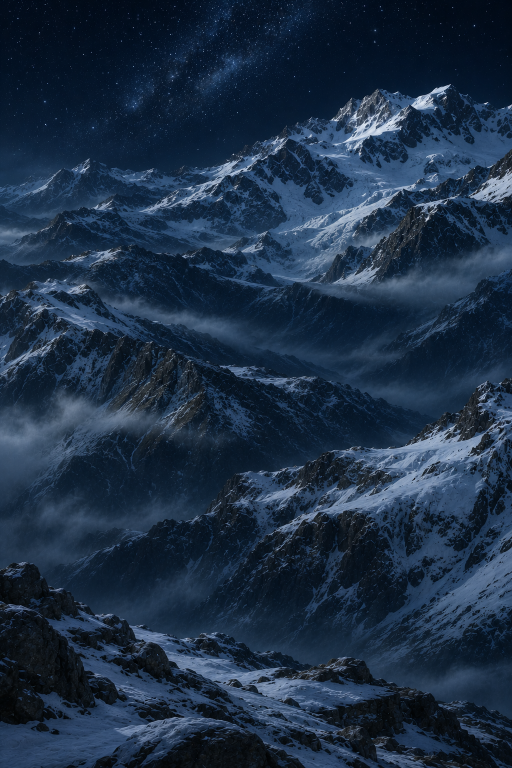
#> input picture bekin8/art/in/Moonlit Milky Way Over Alpine Peaks.png, 1024 x 1536 px (shown at 1/2 size)
$ python build_beacons.py 'in/Moonlit Milky Way Over Alpine Peaks.png'
#> lines starting #> are read from the running program, lines starting #| are printed output that depends on the picture; after the words box and inside, x2 and y2 are one past the last pixel; in counts of white or black regions, pixels touching at a corner belong together
# art/build_beacons.py
# Turns the painted source images in art/in/ into the app assets for THE BEACONS skin
# (assets/images/skins/beacons/) and writes components/scenes/beaconsArt.ts beside them.
#
#   python3 art/build_beacons.py            build everything
#   python3 art/build_beacons.py --mock     also write a phone-sized mock-up to art/mock-beacons.png
#
# What it does to each image:
#   background   fades the top edge to flat sky and the bottom edge to near-black, so the app can
#                extend both past the painting
#   huts, pyre   trims, cleans the cut-out fringe, grades them to night, then builds one sprite per
#                chain site (hut + pyre on one ground line) in two states: dark, and firelit (warm
#                light falling from the pyre, windows glowing). Farther sites are hazed.
#   main pyre    same grade, dark + firelit
import json
import os
import sys

from PIL import Image, ImageChops, ImageDraw, ImageFilter

ROOT = os.path.dirname(os.path.dirname(os.path.abspath(__file__)))
SRC = os.path.join(ROOT, "art", "in")
OUT = os.path.join(ROOT, "assets", "images", "skins", "beacons")
TS = os.path.join(ROOT, "components", "scenes", "beaconsArt.ts")

BG = "Moonlit Milky Way Over Alpine Peaks.png"
PYRE = "beacons-pyre.png"
# The painted "somebody home" version of hut 0 (same canvas, so it takes the same crop).
HUT0_LIT = "beacons-hut-lit.png"
MAIN = "beacons-main.png"
# file, window rects as fractions of the source image (x0, y0, x1, y1)
HUTS = [
    ("a_realistic_highly_detailed_isolated_png_transpar.png",
     [(0.181, 0.557, 0.210, 0.674), (0.462, 0.549, 0.508, 0.678), (0.733, 0.562, 0.768, 0.680)]),
    ("beacons-hut-02-steep-gable.png", []),
    ("beacons-hut-03-longhouse.png", [(0.381, 0.617, 0.453, 0.723), (0.771, 0.621, 0.826, 0.723)]),
    ("beacons-hut-04-hipped-roof.png", [(0.387, 0.556, 0.458, 0.651)]),
    ("beacons-hut-05-timber-stone.png", [(0.260, 0.557, 0.323, 0.609)]),
    ("beacons-hut-06-woodland-shelter.png", [(0.719, 0.581, 0.776, 0.660)]),
]

# The chain, nearest first: where each site stands ON THE PAINTING (u, v = fractions of the image,
# v at the ground line), how wide the whole site is drawn (fraction of the image width), which hut,
# and whether the site is mirrored (pyre on the left).
SITES = [
    # Every (u, v) below was read off the painting's ridge SKYLINES (a crest with sky or mist
    # behind it), so each site stands on top of something. Keep u within 0.2..0.8: the app crops
    # the painting's sides.
    {"u": 0.715, "v": 0.602, "w": 0.230, "hut": 0, "flip": False},  # near right snow plateau
    {"u": 0.285, "v": 0.448, "w": 0.150, "hut": 5, "flip": True},   # near left rock crest
    {"u": 0.680, "v": 0.363, "w": 0.125, "hut": 2, "flip": True},   # flat ground under the rocky ridge, right
    {"u": 0.250, "v": 0.227, "w": 0.100, "hut": 3, "flip": False},  # far skyline, left
    {"u": 0.616, "v": 0.207, "w": 0.082, "hut": 1, "flip": False},  # the high peak, top
]
# Where your own pyre stands on the painting's foreground rock.
LEDGE = {"u": 0.5, "v": 0.868}

NIGHT = (0.40, 0.48, 0.70)   # moonlit grade for anything standing in the scene
HAZE = (44, 62, 98)          # distance colour the far sites sink into
WARM = (1.00, 0.60, 0.26)    # firelight


def load_cut(name, erode=5):
    """A cut-out with the generator's coloured fringe eroded off the alpha edge (erode=0 keeps
    the original alpha: for painted sprites with fine detail such as pine needles)."""
    im = Image.open(os.path.join(SRC, name)).convert("RGBA")
    if erode:
        a = im.getchannel("A").point(lambda v: 255 if v > 200 else 0)
        a = a.filter(ImageFilter.MinFilter(erode)).filter(ImageFilter.GaussianBlur(1.2))
        im.putalpha(a)
    return im


# [48 lines left out: functions mul, radial, firelit, glow_windows, not called in this run]


def trim(im, *others):
    box = im.getchannel("A").point(lambda v: 255 if v > 8 else 0).getbbox()
    return [x.crop(box) for x in (im,) + others]


# [7 lines left out: function haze, not called in this run]


def save(im, name, q=86):
    os.makedirs(OUT, exist_ok=True)
    im.save(os.path.join(OUT, name), "WEBP", quality=q, method=6)


def build_bg():
    bg = Image.open(os.path.join(SRC, BG)).convert("RGB")
#> bg is the input picture: PIL image 1024x1536 RGB; mean R, G, B 29.1, 47.3, 69
    w, h = bg.size
#> w = 1024; h = 1536
    top = bg.crop((0, 0, w, 24)).resize((1, 1), Image.BOX).getpixel((0, 0))
#> top = (4, 16, 33)
    # top 7% -> flat sky, bottom 9% -> near-black
    mask = Image.new("L", (1, h), 0)
    mp = mask.load()
    for y in range(h):
        t = y / h
        mp[0, y] = int(255 * max(0.0, 1 - t / 0.07))
    bg = Image.composite(Image.new("RGB", bg.size, top), bg, mask.resize(bg.size))
    floor = (5, 8, 14)
    for y in range(h):
        t = y / h
        mp[0, y] = int(255 * max(0.0, (t - 0.91) / 0.09) ** 1.2)
    bg = Image.composite(Image.new("RGB", bg.size, floor), bg, mask.resize(bg.size))
    save(bg, "bg.webp", 84)
    return bg, top, floor


def build():
    bg, top, floor = build_bg()
#> top = (4, 16, 33); floor = (5, 8, 14)

    pyre_o = load_cut(PYRE)
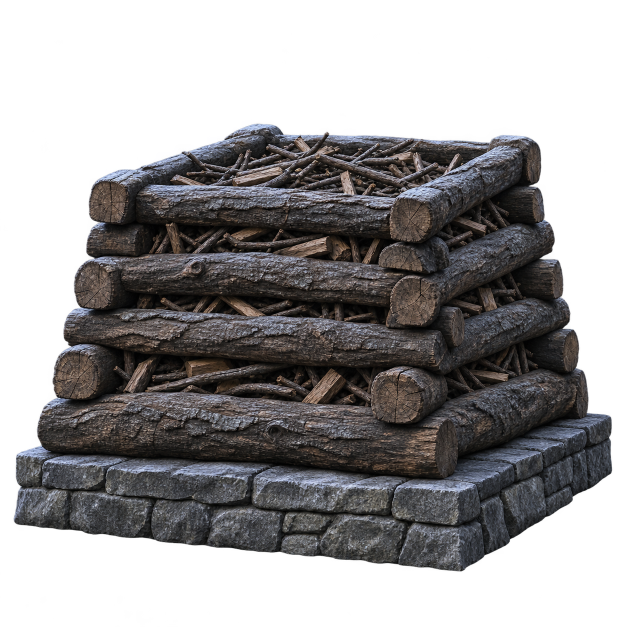
#> input picture bekin8/art/in/beacons-pyre.png, 1254 x 1254 px (shown at 1/2 size)
#> in load_cut, im is the input picture: PIL image 1254x1254 RGBA; mean R, G, B, A 36, 34.4, 35.3, 132.9
#> in load_cut, `a = im.getchannel("A").point(lambda v: 255 if v > 200 else 0)`:
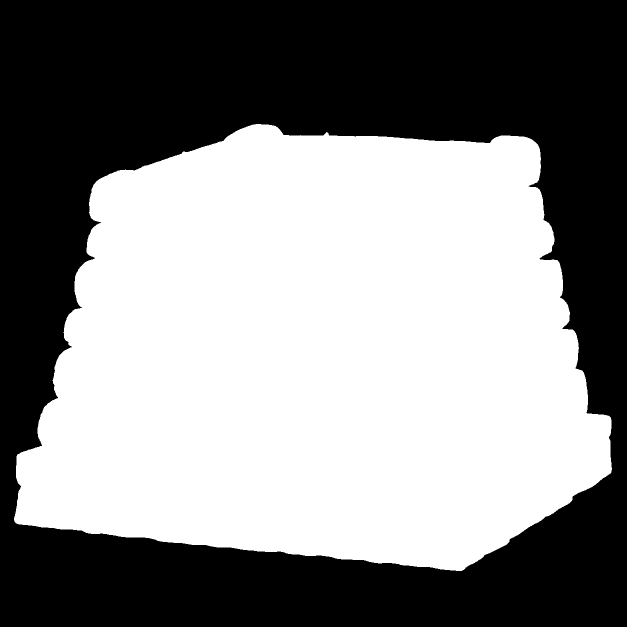
#> a: PIL image 1254x1254 L (shown at 1/2 size); 52.5% white; 1 black region, box (x1, y1, x2, y2) and area: (0, 0, 1254, 1254) 746636
    (pyre_o,) = trim(pyre_o)
#> in trim, `box = im.getchannel("A").point(lambda v: 255 if v > 8 else 0).getbbox()`: box = (28, 248, 1224, 1142)
    huts = []
    for name, rects in HUTS:
        full = load_cut(name)
#> call 2 of load_cut, with erode = 5
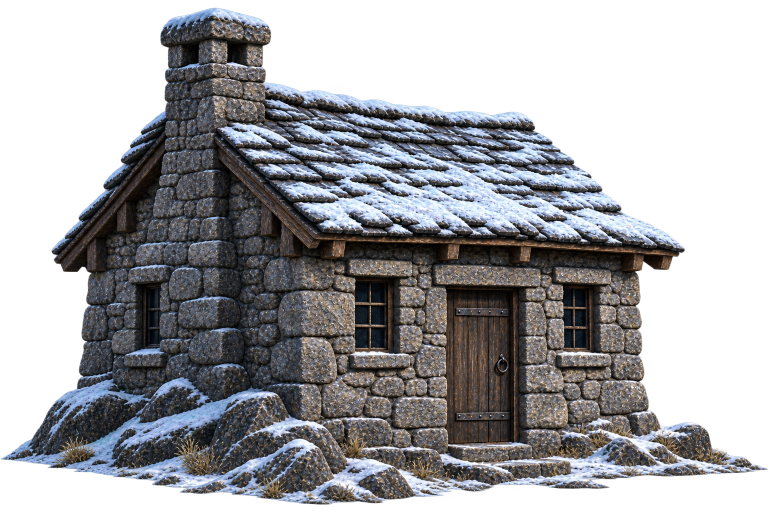
#> input picture bekin8/art/in/a_realistic_highly_detailed_isolated_png_transpar.png, 1536 x 1024 px (shown at 1/2 size)
#> in load_cut, im is the input picture: PIL image 1536x1024 RGBA; mean R, G, B, A 74.4, 76, 81.2, 143.6
#> in load_cut (call 2), `a = im.getchannel("A").point(lambda v: 255 if v > 200 else 0)`: a: PIL image 1536x1024 L; 56.7% white; 1 black region, box (x1, y1, x2, y2) and area: (0, 0, 1536, 1024) 681316
#> in load_cut (call 2), `a = a.filter(ImageFilter.MinFilter(erode)).filter(ImageFilter.Gaussian..`:
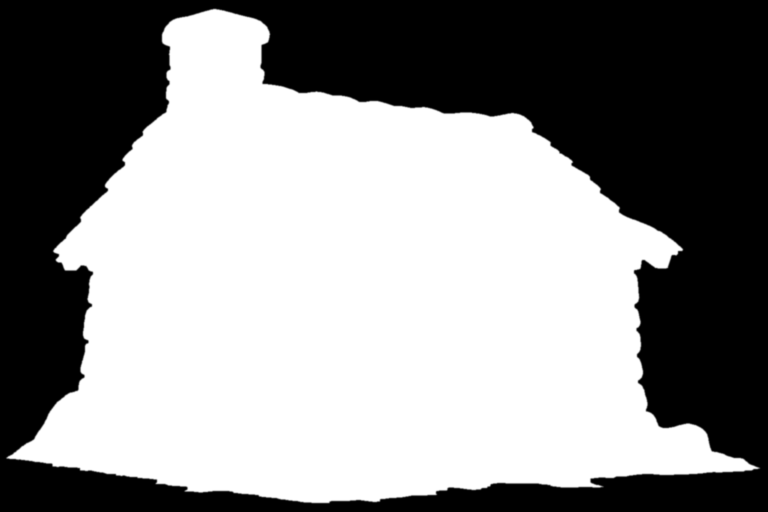
#> a: PIL image 1536x1024 L (shown at 1/2 size); min 0, max 255, mean 142.6
        lit_marks = Image.new("RGBA", full.size, (0, 0, 0, 0))
#> lit_marks: PIL image 1536x1024 RGBA; every value is 0
        box = full.getchannel("A").point(lambda v: 255 if v > 8 else 0).getbbox()
#> box = (11, 16, 1521, 1008)
        fw, fh = full.size
#> fw = 1536; fh = 1024
        cut = full.crop(box)
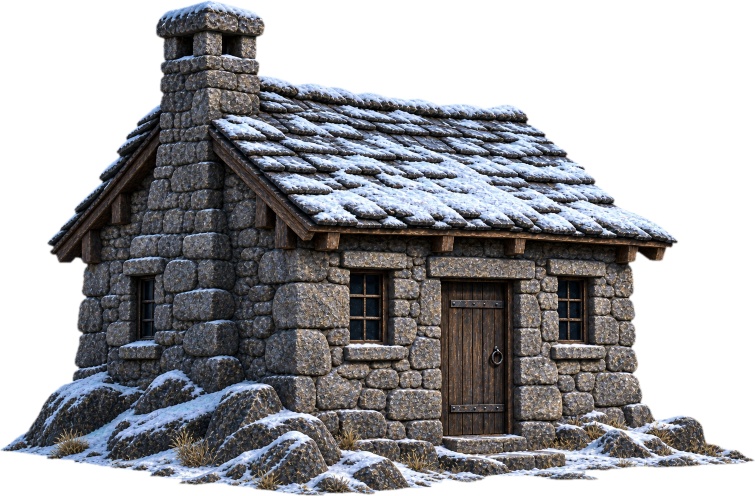
#> cut: PIL image 1510x992 RGBA (shown at 1/2 size); mean R, G, B, A 75.4, 77, 82.1, 149.7; transparent parts drawn white
        cw, ch = cut.size
#> cw = 1510; ch = 992
        rel = [((x0 * fw - box[0]) / cw, (y0 * fh - box[1]) / ch, (x1 * fw - box[0]) / cw, (y1 * fh - box[1]) / ch)
               for x0, y0, x1, y1 in rects]
#> rel = [(0.177, 0.559, 0.206, 0.68), (0.463, 0.551, 0.509, 0.684), (0.738, 0.564, 0.774, 0.686)]
        del lit_marks
        painted_lit = None
        if len(huts) == 0:
            # Same full-canvas crop as the dark hut, and the dark hut's silhouette, so the two
            # states register exactly (the edit shifted the outer bounds by a few pixels).
            pl = Image.open(os.path.join(SRC, HUT0_LIT)).convert("RGBA").resize(full.size, Image.LANCZOS)
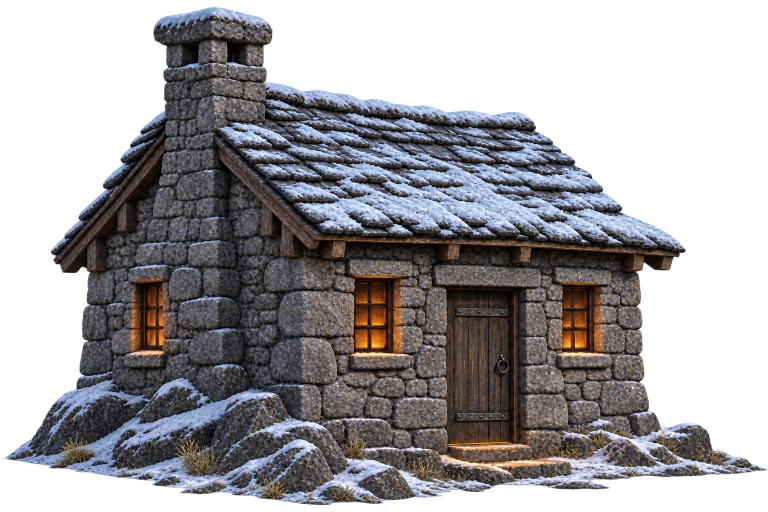
#> input picture bekin8/art/in/beacons-hut-lit.png, 1536 x 1024 px (shown at 1/2 size)
#> pl is the input picture: PIL image 1536x1024 RGBA; mean R, G, B, A 70.7, 69.8, 75.1, 144.6
            pl = pl.crop(box)
#> pl: PIL image 1510x992 RGBA
            pl.putalpha(ImageChops.darker(pl.getchannel("A"), cut.getchannel("A")))
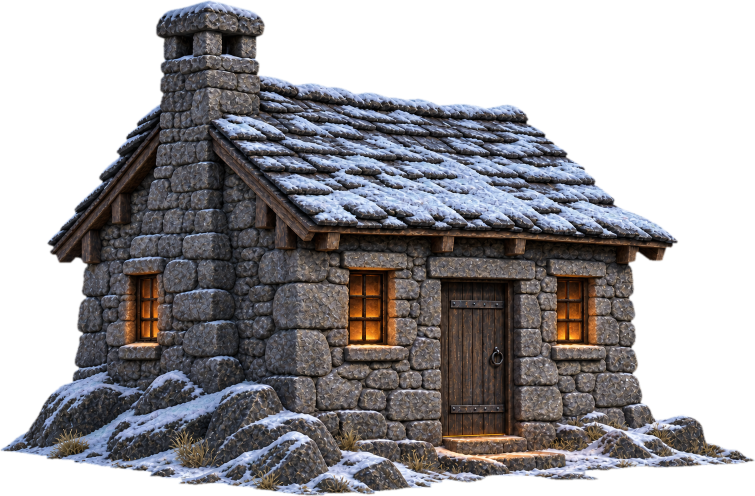
#> pl: PIL image 1510x992 RGBA (shown at 1/2 size); mean R, G, B, A 71.8, 70.7, 75.9, 148.6; transparent parts drawn white
            painted_lit = pl
            rel = []  # its windows are already painted lit
        huts.append((cut, rel, painted_lit))
#> pass 2 of the loop in build, `for name, rects in HUTS:`:
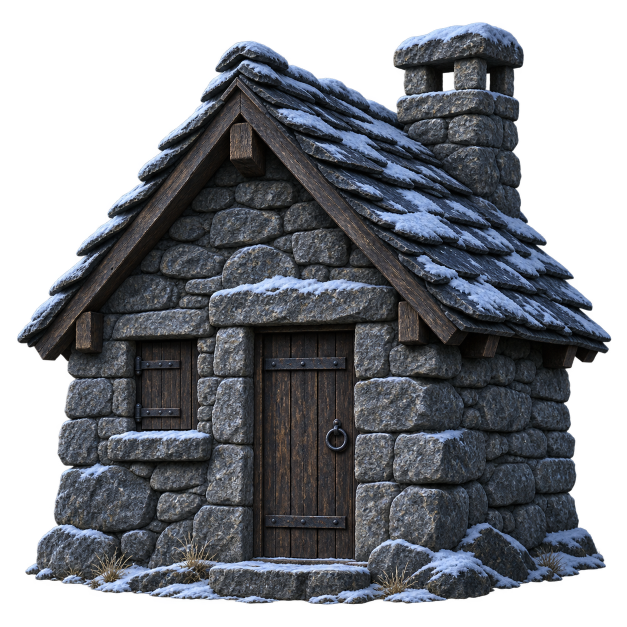
#> input picture bekin8/art/in/beacons-hut-02-steep-gable.png, 1254 x 1254 px (shown at 1/2 size)
#> in load_cut, im is the input picture: PIL image 1254x1254 RGBA; mean R, G, B, A 43.2, 46.2, 52.2, 162.2
#> in load_cut (call 3), `a = im.getchannel("A").point(lambda v: 255 if v > 200 else 0)`:
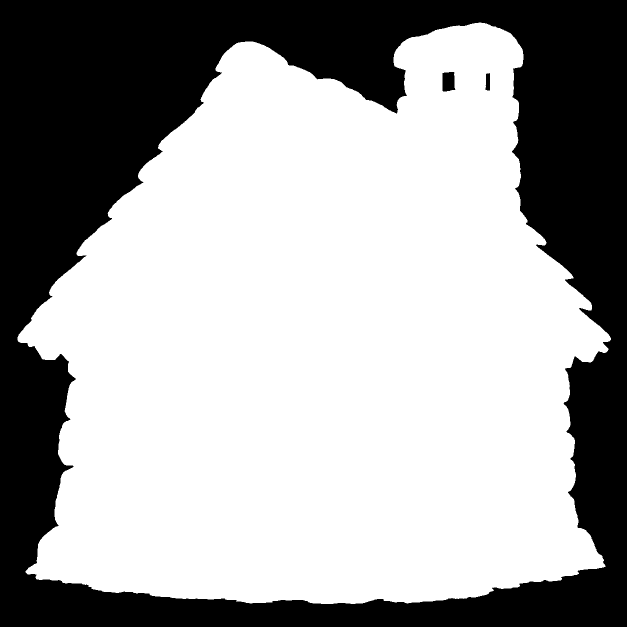
#> a: PIL image 1254x1254 L (shown at 1/2 size); 64.1% white; 3 black regions, box (x1, y1, x2, y2) and area: (0, 0, 1254, 1254) 563174, (885, 144, 911, 183) 889, (971, 146, 980, 181) 276
#> lit_marks: PIL image 1254x1254 RGBA; every value is 0
#> in build, `box = full.getchannel("A").point(lambda v: 255 if v > 8 else 0).getbbo..`: box = (35, 45, 1221, 1208)
#> in build, `cut = full.crop(box)`:
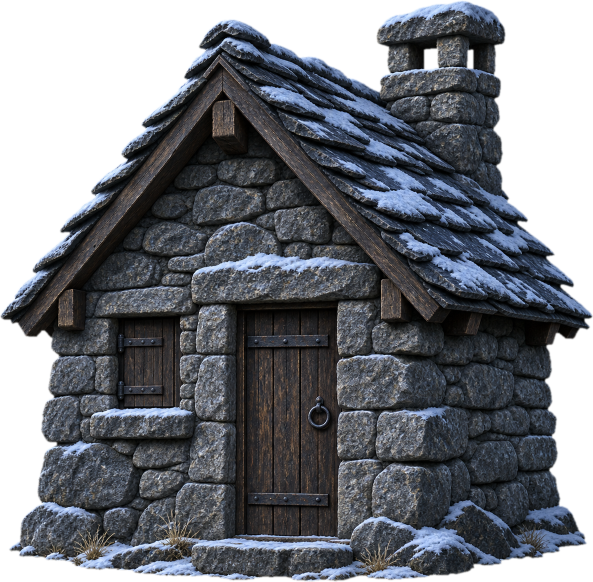
#> cut: PIL image 1186x1163 RGBA (shown at 1/2 size); mean R, G, B, A 49.1, 52.6, 59.4, 184; transparent parts drawn white
#> rel = []

    meta = []
    for i, s in enumerate(SITES):
        hut_o, rects, hut_lit_o = huts[s["hut"]]
        # hut normalised by area so the longhouse is not a giant; pyre a bit over half its height
        area = 300 * 300
        k = (area / (hut_o.width * hut_o.height)) ** 0.5
        hut = hut_o.resize((int(hut_o.width * k), int(hut_o.height * k)), Image.LANCZOS)
        ph = int(hut.height * 0.66)
        pyre = pyre_o.resize((int(pyre_o.width * ph / pyre_o.height), ph), Image.LANCZOS)
        gap = int(hut.width * 0.10)
        pad = 10
        W = hut.width + gap + pyre.width + pad * 2
        H = max(hut.height, pyre.height) + pad * 2
        base = Image.new("RGBA", (W, H), (0, 0, 0, 0))
        hx, hy = pad, H - pad - hut.height
        px, py = pad + hut.width + gap, H - pad - pyre.height
        base.alpha_composite(hut, (hx, hy))
        base.alpha_composite(pyre, (px, py))
        fire_x = px + pyre.width * 0.5
        fire_y = py + pyre.height * 0.12

        dark = mul(base, NIGHT)
        lit = firelit(base, dark, fire_x, fire_y - ph * 0.3, W * 0.78)
        if hut_lit_o is not None:
            # the painted lit hut (cool outside, warm windows), under the same firelight
            hl = hut_lit_o.resize(hut.size, Image.LANCZOS)
            hl_dark = mul(hl, (0.62, 0.66, 0.80))
            hl_base = Image.new("RGBA", (W, H), (0, 0, 0, 0))
            hl_base.alpha_composite(hl, (hx, hy))
            hl_night = Image.new("RGBA", (W, H), (0, 0, 0, 0))
            hl_night.alpha_composite(hl_dark, (hx, hy))
            hut_fire = firelit(hl_base, hl_night, fire_x, fire_y - ph * 0.3, W * 0.78)
            mask = Image.new("L", (W, H), 0)
            mask.paste(hut.getchannel("A"), (hx, hy))
            lit = Image.composite(hut_fire, lit, mask)
        lit = glow_windows(lit, [((hx + a * hut.width) / W, (hy + b * hut.height) / H,
                                  (hx + c * hut.width) / W, (hy + d * hut.height) / H) for a, b, c, d in rects])
        depth = i / (len(SITES) - 1)
        dark = haze(dark, 0.10 + depth * 0.40)
        lit = haze(lit, depth * 0.30)
        fx = fire_x / W
        if s["flip"]:
            dark = dark.transpose(Image.FLIP_LEFT_RIGHT)
            lit = lit.transpose(Image.FLIP_LEFT_RIGHT)
            fx = 1 - fx
        out_w = 300
        size = (out_w, int(H * out_w / W))
        save(dark.resize(size, Image.LANCZOS), f"site{i}.webp")
        save(lit.resize(size, Image.LANCZOS), f"site{i}-lit.webp")
        meta.append({
            "u": s["u"], "v": s["v"], "w": s["w"],
            "aspect": round(W / H, 4),
            "fireX": round(fx, 4),                          # pyre centre, fraction of sprite width
            "fireY": round(fire_y / H, 4),                  # flame seat, fraction of sprite height
            "ground": round((H - pad) / H, 4),              # ground line, fraction of sprite height
            "pyreW": round(pyre.width / W, 4),
        })

    main_o = load_cut(MAIN)
    (main_o,) = trim(main_o)
    main_dark = mul(main_o, (0.52, 0.58, 0.78))
    main_lit = firelit(main_o, main_dark, main_o.width * 0.5, main_o.height * 0.05, main_o.width * 0.75, 1.35)
    msize = (540, int(main_o.height * 540 / main_o.width))
    save(main_dark.resize(msize, Image.LANCZOS), "main.webp", 90)
    save(main_lit.resize(msize, Image.LANCZOS), "main-lit.webp", 90)

    hexc = lambda c: "#%02X%02X%02X" % tuple(c)
    lines = [
        "// components/scenes/beaconsArt.ts",
        "// GENERATED by art/build_beacons.py from the paintings in art/in/. Do not edit by hand:",
        "// change the SITES table in that script and run it again.",
        "export const BEACONS_BG = require('../../assets/images/skins/beacons/bg.webp');",
        "/** The painting is 2:3. */",
        "export const BEACONS_BG_ASPECT = %s;" % round(bg.width / bg.height, 4),
        "export const BEACONS_SKY = '%s';" % hexc(top),
        "export const BEACONS_FLOOR = '%s';" % hexc(floor),
        "/** Where your own pyre stands on the painting (fractions of the image). */",
        "export const BEACONS_LEDGE = %s;" % json.dumps(LEDGE),
        "export const BEACONS_MAIN = require('../../assets/images/skins/beacons/main.webp');",
        "export const BEACONS_MAIN_LIT = require('../../assets/images/skins/beacons/main-lit.webp');",
        "export const BEACONS_MAIN_ASPECT = %s;" % round(main_o.width / main_o.height, 4),
        "",
        "export type BeaconSite = {",
        "  /** ground point on the painting, fractions of the image */",
        "  u: number; v: number;",
        "  /** drawn width of the whole site, fraction of the image width */",
        "  w: number;",
        "  aspect: number;",
        "  /** pyre centre / flame seat / ground line, fractions of the sprite */",
        "  fireX: number; fireY: number; ground: number;",
        "  pyreW: number;",
        "  dark: number; lit: number;",
        "};",
        "",
        "/** The chain, nearest first. */",
        "export const BEACONS_SITES: BeaconSite[] = [",
    ]
    for i, m in enumerate(meta):
        body = ", ".join(f"{k}: {v}" for k, v in m.items())
        lines.append(
            f"  {{ {body}, dark: require('../../assets/images/skins/beacons/site{i}.webp'), "
            f"lit: require('../../assets/images/skins/beacons/site{i}-lit.webp') }},"
        )
    lines.append("];")
    with open(TS, "w") as f:
        f.write("\n".join(lines) + "\n")
    return bg, meta


# [26 lines left out: function mock, not called in this run]


if __name__ == "__main__":
#> (the run stopped early here; a loop or call above may not have finished)
